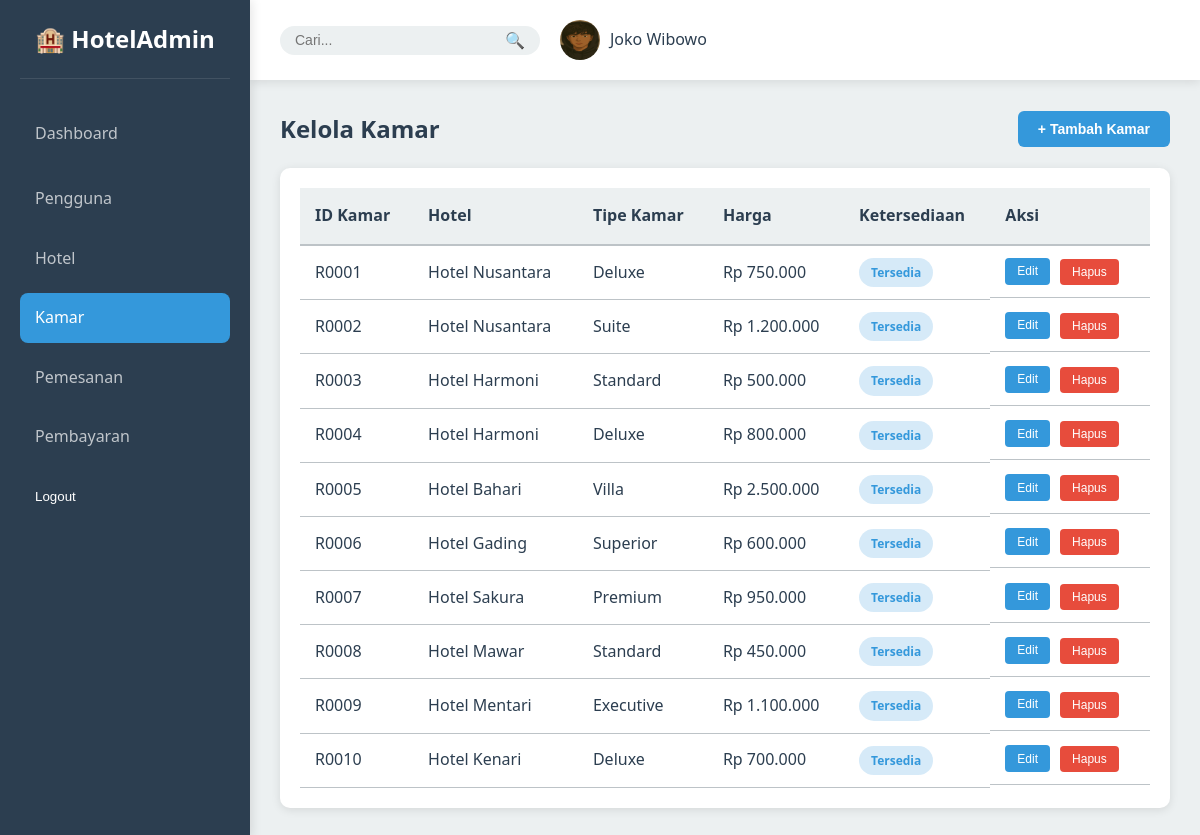
The page /admin_side/admin.php?page=rooms (signed in) on the database its author committed.
### tables this page shows
CREATE TABLE `room` (
  `room_id` varchar(10) NOT NULL,
  `hotel_id` varchar(10) DEFAULT NULL,
  `room_type` varchar(100) DEFAULT NULL,
  `price` decimal(10,2) DEFAULT NULL,
  `availability` tinyint(1) DEFAULT 1
);

CREATE TABLE `hotel` (
  `hotel_id` varchar(10) NOT NULL,
  `hotel_name` varchar(150) NOT NULL,
  `address` text NOT NULL,
  `phone_no` varchar(20) DEFAULT NULL,
  `email` varchar(100) DEFAULT NULL,
  `star_rating` decimal(2,1) DEFAULT NULL,
  `available_room` int(11) DEFAULT NULL,
  `add_on` text DEFAULT NULL,
  `image_url` varchar(255) DEFAULT NULL
);

### admin_side/admin.php (the view, shortened to what this page needs)
<?php
$conn = getConnection();
function getUsers($conn) {
    $query = "SELECT user_id, name, email, role FROM user LIMIT 100";
    $result = $conn->query($query);
    $users = [];
    while ($row = $result->fetch_assoc()) {
        $users[] = $row;
    }
    return $users;
}
function getHotels($conn) {
    $query = "SELECT hotel_id, hotel_name, address, phone_no, email, star_rating, available_room, add_on FROM hotel LIMIT 100";
    $result = $conn->query($query);
    $hotels = [];
    while ($row = $result->fetch_assoc()) {
        $hotels[] = $row;
    }
    return $hotels;
}
function getRooms($conn) {
    $query = "SELECT r.room_id, h.hotel_name, r.room_type, r.price, r.availability, r.hotel_id
              FROM room r
              JOIN hotel h ON r.hotel_id = h.hotel_id
              LIMIT 100";
    $result = $conn->query($query);
    $rooms = [];
    while ($row = $result->fetch_assoc()) {
        $rooms[] = $row;
    }
    return $rooms;
}
function getBookings($conn) {
    $query = "SELECT b.booking_id, u.name, h.hotel_name, bd.room_id, bd.check_in, bd.check_out, b.status, bd.special_request
              FROM booking b
              JOIN user u ON b.user_id = u.user_id
              JOIN hotel h ON b.hotel_id = h.hotel_id
              LEFT JOIN booking_detail bd ON b.booking_id = bd.booking_id
              LIMIT 100";
    $result = $conn->query($query);
    $bookings = [];
    while ($row = $result->fetch_assoc()) {
        $bookings[] = $row;
    }
    return $bookings;
}
function getPayments($conn) {
    $query = "SELECT payment_id, booking_id, amount, payment_method, payment_date, status
              FROM payment
              ORDER BY payment_date DESC
              LIMIT 100";
    $result = $conn->query($query);
    $payments = [];
    while ($row = $result->fetch_assoc()) {
        $payments[] = $row;
    }
    return $payments;
}
$search_keyword = isset($_GET['search']) ? $_GET['search'] : '';
$current_page = isset($_GET['page']) ? $_GET['page'] : 'dashboard';
if ($search_keyword) {
    switch($current_page) {
        case 'users':
            $users = searchUsers($conn, $search_keyword);
            break;
        case 'hotels':
            $hotels = searchHotels($conn, $search_keyword);
            break;
        case 'rooms':
            $rooms = searchRooms($conn, $search_keyword);
            break;
        case 'bookings':
            $bookings = searchBookings($conn, $search_keyword);
            break;
        case 'payments':
            $payments = searchPayments($conn, $search_keyword);
            break;
        default:
            $users = getUsers($conn);
            $hotels = getHotels($conn);
            $rooms = getRooms($conn);
            $bookings = getBookings($conn);
            $payments = getPayments($conn);
    }
} else {
    $rooms = getRooms($conn);
}
?>
<!DOCTYPE html>
<html lang="id">
<head>
    <link rel="stylesheet" href="styles.css">
</head>
<body>
    <div class="container">
        <aside class="sidebar" id="sidebar">
            <div class="logo">
                <h2>🏨 <span class="logo-text">HotelAdmin</span></h2>
            </div>
            <nav class="nav-menu">
                <a href="?page=dashboard" class="nav-item <?php echo (!isset($_GET['page']) || $_GET['page'] == 'dashboard') ? 'active' : ''; ?>">
                    <span>Dashboard</span>
                </a>
                <a href="?page=users<?php echo $search_keyword ? '&search=' . urlencode($search_keyword) : ''; ?>" class="nav-item <?php echo (isset($_GET['page']) && $_GET['page'] == 'users') ? 'active' : ''; ?>">
                    <span>Pengguna</span>
                </a>
                <a href="?page=hotels<?php echo $search_keyword ? '&search=' . urlencode($search_keyword) : ''; ?>" class="nav-item <?php echo (isset($_GET['page']) && $_GET['page'] == 'hotels') ? 'active' : ''; ?>">
                    <span>Hotel</span>
                </a>
                <a href="?page=rooms<?php echo $search_keyword ? '&search=' . urlencode($search_keyword) : ''; ?>" class="nav-item <?php echo (isset($_GET['page']) && $_GET['page'] == 'rooms') ? 'active' : ''; ?>">
                    <span>Kamar</span>
                </a>
                <a href="?page=bookings<?php echo $search_keyword ? '&search=' . urlencode($search_keyword) : ''; ?>" class="nav-item <?php echo (isset($_GET['page']) && $_GET['page'] == 'bookings') ? 'active' : ''; ?>">
                    <span>Pemesanan</span>
                </a>
                <a href="?page=payments<?php echo $search_keyword ? '&search=' . urlencode($search_keyword) : ''; ?>" class="nav-item <?php echo (isset($_GET['page']) && $_GET['page'] == 'payments') ? 'active' : ''; ?>">
                    <span>Pembayaran</span>
                </a>
                <form method="POST" style="display: inline;">
                    <button type="submit" class="nav-item logout" style="background: none; border: none; color: inherit; cursor: pointer; width: 100%; text-align: left; padding: 12px 15px;">
                        <span>Logout</span>
                    </button>
                </form>
            </nav>
        </aside>
        <main class="main-content">
            <header class="header">
                <div class="header-right">
                    <form method="GET" class="search-form">
                        <div class="search-box">
                            <input type="text" name="search" placeholder="Cari..." value="<?php echo htmlspecialchars($search_keyword); ?>">
                            <button type="submit">🔍</button>
                        </div>
                    </form>
                    <div class="user-profile">
                        <img src="assets/profile.jpg" alt="Admin">
                        <span><?php echo $_SESSION['name']; ?></span>
                    </div>
                </div>
            </header>
            <?php if (isset($_GET['page']) && $_GET['page'] == 'rooms'): ?>
            <section class="content-section active">
                <div class="section-header">
                    <h2>Kelola Kamar</h2>
                    <button class="btn btn-primary" onclick="alert('Form tambah kamar bisa ditambahkan')">+ Tambah Kamar</button>
                </div>
                <div class="card">
                    <table>
                        <thead>
                            <tr>
                                <th>ID Kamar</th>
                                <th>Hotel</th>
                                <th>Tipe Kamar</th>
                                <th>Harga</th>
                                <th>Ketersediaan</th>
                                <th>Aksi</th>
                            </tr>
                        </thead>
                        <tbody>
                            <?php foreach ($rooms as $room): ?>
                            <tr>
                                <td><?php echo $room['room_id']; ?></td>
                                <td><?php echo $room['hotel_name']; ?></td>
                                <td><?php echo $room['room_type']; ?></td>
                                <td>Rp <?php echo number_format($room['price'], 0, ',', '.'); ?></td>
                                <td>
                                    <?php if ($room['availability']): ?>
                                        <span class="badge available">Tersedia</span>
                                    <?php else: ?>
                                        <span class="badge booked">Terpesan</span>
                                    <?php endif; ?>
                                </td>
                                <td class="action-buttons">
                                    <button class="btn-small btn-edit">Edit</button>
                                    <form method="POST" style="display:inline;" onsubmit="return confirm('Hapus kamar ini?');">
                                        <button type="submit" class="btn-small btn-delete">Hapus</button>
                                    </form>
                                </td>
                            </tr>
                            <?php endforeach; ?>
                        </tbody>
                    </table>
                </div>
            </section>
            <?php endif; ?>
        </main>
    </div>
</body>
</html>

### admin_side/styles.css (style rules this page uses)
* { margin: 0; padding: 0; box-sizing: border-box; }
:root { --primary-color: #2c3e50; --secondary-color: #3498db; --accent-color: #e74c3c; --success-color: #2ecc71; --warning-color: #f39c12; --light-bg: #ecf0f1; --dark-bg: #2c3e50; --white: #ffffff; --text-dark: #2c3e50; --text-light: #7f8c8d; --border-color: #bdc3c7; --shadow: 0 2px 10px rgba(0, 0, 0, 0.1); }
body { font-family: 'Segoe UI', Tahoma, Geneva, Verdana, sans-serif; background-color: var(--light-bg); color: var(--text-dark); line-height: 1.6; }
.container { display: flex; height: 100vh; }
.sidebar { width: 250px; background-color: var(--dark-bg); color: var(--white); padding: 20px; box-shadow: 2px 0 10px rgba(0, 0, 0, 0.1); overflow-y: auto; position: fixed; height: 100vh; left: 0; top: 0; transition: width 0.3s ease; z-index: 1000; }
.logo { margin-bottom: 30px; padding-bottom: 20px; border-bottom: 1px solid rgba(255, 255, 255, 0.1); }
.logo h2 { font-size: 24px; text-align: center; }
.logo-text { transition: opacity 0.3s ease; }
.nav-menu { display: flex; flex-direction: column; gap: 10px; }
.nav-item { display: flex; align-items: center; gap: 12px; padding: 12px 15px; color: rgba(255, 255, 255, 0.7); text-decoration: none; border-radius: 8px; transition: all 0.3s ease; cursor: pointer; }
.nav-item.active { background-color: var(--secondary-color); color: var(--white); }
.nav-item.logout { margin-top: auto; color: var(--accent-color); margin-bottom: 0; border-top: 1px solid rgba(255, 255, 255, 0.1); padding-top: 15px; margin-top: 20px; }
.nav-item:nth-child(2) { margin-top: 5px; }
.nav-item.logout { border-top: 2px solid rgba(255, 255, 255, 0.2); padding-top: 12px; }
.main-content { flex: 1; margin-left: 250px; display: flex; flex-direction: column; overflow-y: auto; transition: margin-left 0.3s ease; }
.header { background-color: var(--white); padding: 20px 30px; display: flex; justify-content: space-between; align-items: center; box-shadow: var(--shadow); position: sticky; top: 0; z-index: 100; }
.header-right { display: flex; gap: 20px; align-items: center; }
.search-form { display: contents; }
.search-box { display: flex; background-color: var(--light-bg); border-radius: 20px; padding: 5px 15px; gap: 10px; }
.search-box input { border: none; background: transparent; outline: none; width: 200px; font-size: 14px; }
.search-box button { background: none; border: none; cursor: pointer; font-size: 16px; }
.user-profile { display: flex; align-items: center; gap: 10px; }
.user-profile img { width: 40px; height: 40px; border-radius: 50%; }
.content-section { display: none; padding: 30px; }
.content-section.active { display: block; animation: fadeIn 0.3s ease-in; }
.card { background-color: var(--white); border-radius: 10px; padding: 20px; box-shadow: var(--shadow); }
.section-header { display: flex; justify-content: space-between; align-items: center; margin-bottom: 20px; }
.section-header h2 { font-size: 24px; color: var(--text-dark); }
table { width: 100%; border-collapse: collapse; }
thead { background-color: var(--light-bg); }
th { padding: 15px; text-align: left; font-weight: 600; color: var(--text-dark); border-bottom: 2px solid var(--border-color); }
td { padding: 12px 15px; border-bottom: 1px solid var(--border-color); }
tbody tr { transition: background-color 0.3s ease; }
.btn { padding: 10px 20px; border: none; border-radius: 6px; cursor: pointer; font-size: 14px; font-weight: 600; transition: all 0.3s ease; }
.btn-primary { background-color: var(--secondary-color); color: var(--white); }
.btn-small { padding: 6px 12px; font-size: 12px; border: none; border-radius: 4px; cursor: pointer; margin-right: 5px; transition: all 0.3s ease; }
.btn-edit { background-color: var(--secondary-color); color: var(--white); }
.btn-delete { background-color: var(--accent-color); color: var(--white); }
.action-buttons { display: flex; gap: 5px; }
.badge { display: inline-block; padding: 5px 12px; border-radius: 20px; font-size: 12px; font-weight: 600; }
.badge.available { background-color: rgba(52, 152, 219, 0.2); color: var(--secondary-color); }

### rows shown on the page
room: room_id "R0001", hotel.hotel_name "Hotel Nusantara", room_type "Deluxe", price "750.000", availability "Tersedia"
room: room_id "R0002", hotel.hotel_name "Hotel Nusantara", room_type "Suite", price "1.200.000", availability "Tersedia"
room: room_id "R0003", hotel.hotel_name "Hotel Harmoni", room_type "Standard", price "500.000", availability "Tersedia"
room: room_id "R0004", hotel.hotel_name "Hotel Harmoni", room_type "Deluxe", price "800.000", availability "Tersedia"
room: room_id "R0005", hotel.hotel_name "Hotel Bahari", room_type "Villa", price "2.500.000", availability "Tersedia"
room: room_id "R0006", hotel.hotel_name "Hotel Gading", room_type "Superior", price "600.000", availability "Tersedia"
room: room_id "R0007", hotel.hotel_name "Hotel Sakura", room_type "Premium", price "950.000", availability "Tersedia"
room: room_id "R0008", hotel.hotel_name "Hotel Mawar", room_type "Standard", price "450.000", availability "Tersedia"
room: room_id "R0009", hotel.hotel_name "Hotel Mentari", room_type "Executive", price "1.100.000", availability "Tersedia"
room: room_id "R0010", hotel.hotel_name "Hotel Kenari", room_type "Deluxe", price "700.000", availability "Tersedia"

### other values the page prints
$_SESSION['name'] "Joko Wibowo"
